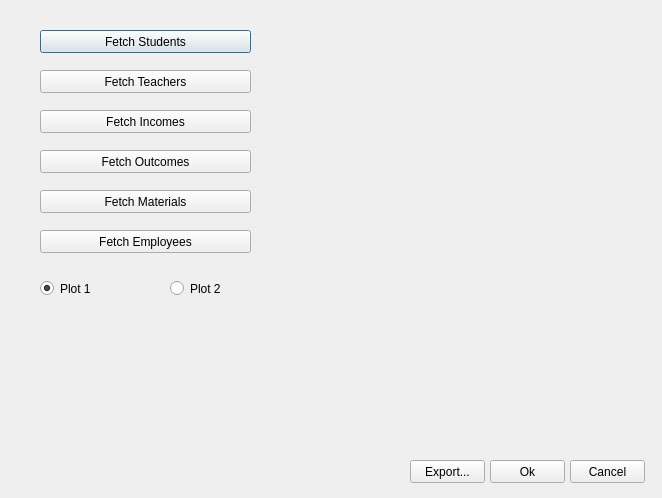
<?xml version="1.0" encoding="UTF-8"?>
<ui version="4.0">
 <class>Statistics</class>
 <widget class="QDialog" name="Statistics">
  <property name="geometry">
   <rect>
    <x>0</x>
    <y>0</y>
    <width>662</width>
    <height>498</height>
   </rect>
  </property>
  <property name="windowTitle">
   <string>EspritRP : Statistics</string>
  </property>
  <widget class="QPushButton" name="pushButton">
   <property name="geometry">
    <rect>
     <x>40</x>
     <y>30</y>
     <width>211</width>
     <height>23</height>
    </rect>
   </property>
   <property name="text">
    <string>Fetch Students</string>
   </property>
  </widget>
  <widget class="QPushButton" name="pushButton_2">
   <property name="geometry">
    <rect>
     <x>40</x>
     <y>70</y>
     <width>211</width>
     <height>23</height>
    </rect>
   </property>
   <property name="text">
    <string>Fetch Teachers</string>
   </property>
  </widget>
  <widget class="QPushButton" name="pushButton_3">
   <property name="geometry">
    <rect>
     <x>40</x>
     <y>110</y>
     <width>211</width>
     <height>23</height>
    </rect>
   </property>
   <property name="text">
    <string>Fetch Incomes</string>
   </property>
  </widget>
  <widget class="QPushButton" name="pushButton_4">
   <property name="geometry">
    <rect>
     <x>40</x>
     <y>150</y>
     <width>211</width>
     <height>23</height>
    </rect>
   </property>
   <property name="text">
    <string>Fetch Outcomes</string>
   </property>
  </widget>
  <widget class="QPushButton" name="pushButton_5">
   <property name="geometry">
    <rect>
     <x>40</x>
     <y>230</y>
     <width>211</width>
     <height>23</height>
    </rect>
   </property>
   <property name="text">
    <string>Fetch Employees</string>
   </property>
  </widget>
  <widget class="QPushButton" name="pushButton_6">
   <property name="geometry">
    <rect>
     <x>40</x>
     <y>190</y>
     <width>211</width>
     <height>23</height>
    </rect>
   </property>
   <property name="text">
    <string>Fetch Materials</string>
   </property>
  </widget>
  <widget class="QCustomPlot" name="customPlot_2" native="true">
   <property name="geometry">
    <rect>
     <x>330</x>
     <y>240</y>
     <width>311</width>
     <height>211</height>
    </rect>
   </property>
  </widget>
  <widget class="QCustomPlot" name="customPlot" native="true">
   <property name="geometry">
    <rect>
     <x>330</x>
     <y>10</y>
     <width>311</width>
     <height>211</height>
    </rect>
   </property>
  </widget>
  <widget class="QRadioButton" name="radioButton">
   <property name="geometry">
    <rect>
     <x>40</x>
     <y>280</y>
     <width>82</width>
     <height>17</height>
    </rect>
   </property>
   <property name="text">
    <string>Plot 1</string>
   </property>
   <property name="checked">
    <bool>true</bool>
   </property>
  </widget>
  <widget class="QRadioButton" name="radioButton_2">
   <property name="geometry">
    <rect>
     <x>170</x>
     <y>280</y>
     <width>82</width>
     <height>17</height>
    </rect>
   </property>
   <property name="text">
    <string>Plot 2</string>
   </property>
  </widget>
  <widget class="QPushButton" name="pushButton_7">
   <property name="geometry">
    <rect>
     <x>570</x>
     <y>460</y>
     <width>75</width>
     <height>23</height>
    </rect>
   </property>
   <property name="text">
    <string>Cancel</string>
   </property>
  </widget>
  <widget class="QPushButton" name="pushButton_8">
   <property name="geometry">
    <rect>
     <x>490</x>
     <y>460</y>
     <width>75</width>
     <height>23</height>
    </rect>
   </property>
   <property name="text">
    <string>Ok</string>
   </property>
  </widget>
  <widget class="QPushButton" name="pushButton_9">
   <property name="geometry">
    <rect>
     <x>410</x>
     <y>460</y>
     <width>75</width>
     <height>23</height>
    </rect>
   </property>
   <property name="text">
    <string>Export...</string>
   </property>
  </widget>
  <widget class="QLabel" name="label">
   <property name="geometry">
    <rect>
     <x>30</x>
     <y>310</y>
     <width>201</width>
     <height>171</height>
    </rect>
   </property>
   <property name="text">
    <string/>
   </property>
   <property name="pixmap">
    <pixmap resource="../Ressources.qrc">:/Icones/Ressources/legende.jpg</pixmap>
   </property>
  </widget>
 </widget>
 <customwidgets>
  <customwidget>
   <class>QCustomPlot</class>
   <extends>QWidget</extends>
   <header>qcustomplot.h</header>
   <container>1</container>
  </customwidget>
 </customwidgets>
 <resources>
  <include location="../Ressources.qrc"/>
 </resources>
 <connections/>
</ui>
